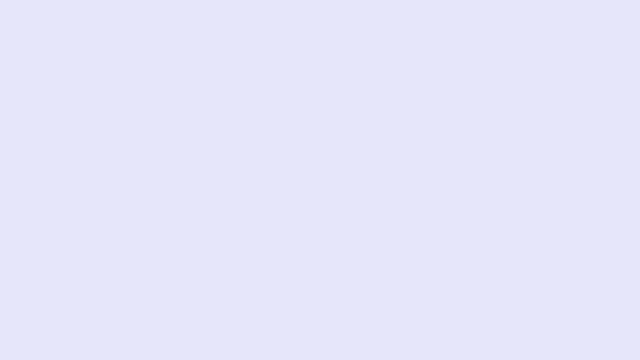
Frame 1 (no input)
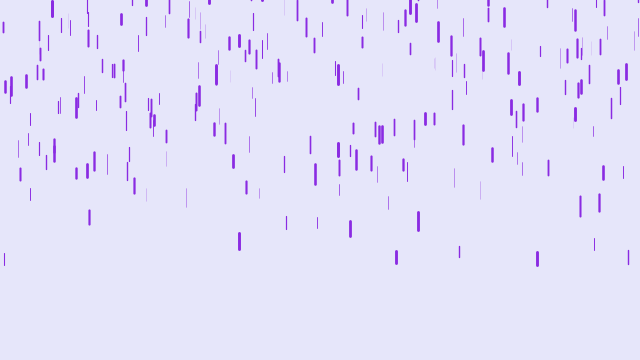
Frame 60 (the mouse pressed at the canvas centre just before this capture)
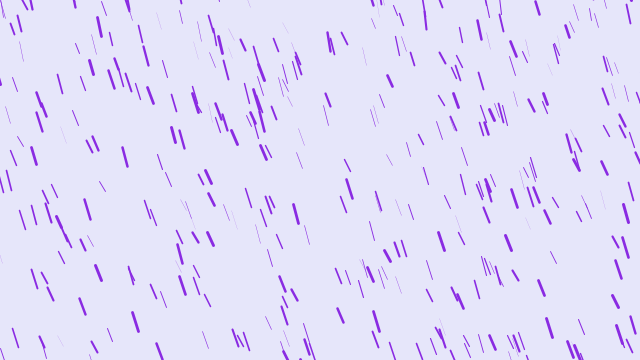
Frame 120 (the mouse held since frame 60 and released just before this capture)

The Processing sketch that drew these frames (run headless with seeded random() and noise(); from frame 60 on, the mouse is pressed at the canvas centre):

// Processing sketch: purple_rain
// ── purple_rain.pde
ArrayList<drop> d;
void setup(){
  size(640,360);
  d=new ArrayList<drop>();
  for(int i=0;i<100;i+=1){
    d.add(new drop());
  }
}

void draw(){
  background(230,230,250);
  for(int i=0;i<d.size();i+=1){
    drop d1=d.get(i);
    d1.show();
    d1.fall();
    if(d1.l.y>height){
      d.remove(i);
    }
  }
  for(int i=0;i<10;i+=1){
  d.add(new drop());
  }
  if(mousePressed){
    PVector wind=new PVector(0.1,0);
    for(drop d1:d){
      d1.addforce(wind);
    }
  }
}

// ── drop.pde
class drop{
  PVector l;
  PVector a;
  PVector a1;
  PVector v;
  float len;
  float thick;
  drop(){
    l=new PVector(random(-200,width+100),random(-200,-100));
    v=new PVector(0,random(1,4));
    a=new PVector(0,random(0.05,0.1));
    len=random(10,20);
    thick=random(0,3);
    a1=a.get();
  }
  void fall(){
    addforce(a);
    l.add(v);
    v.add(a1);
    a1.mult(0);
  }
  void show(){
    strokeWeight(thick);
    stroke(138,43,226);
    line(l.x,l.y,l.x+v.x,l.y+len);
  }
  void addforce(PVector f){
    a1.add(f);
  }
}
